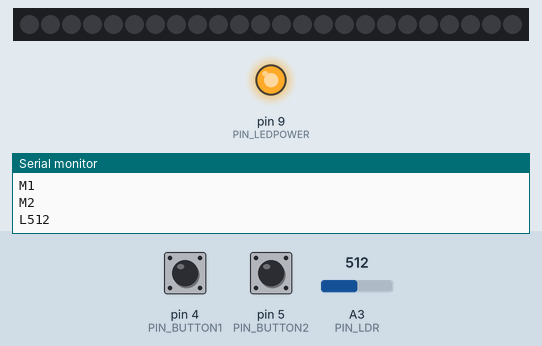
The sketch below on a simulated Arduino Uno, built with avr-gcc and run on an emulated ATmega328P. Shown: 24 RGB LEDs in strip order, left to right, output pins drawn as LEDs (lit = HIGH), the last lines printed to the serial monitor. The test bench sets the inputs (shaded band); at power-on: A3 (PIN_LDR) = 512, pin 4 (PIN_BUTTON1) HIGH, pin 5 (PIN_BUTTON2) HIGH. Dim RGB values are drawn brighter than linear; random numbers use the default seed unless the sketch sets one.

Above: at 1.2 s.
1.3 s: A3 (PIN_LDR) set to 491
At 3.2 s:
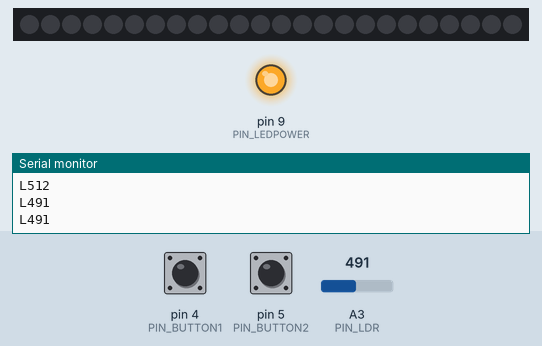
3.5 s: A3 (PIN_LDR) set to 350
At 3.72 s:
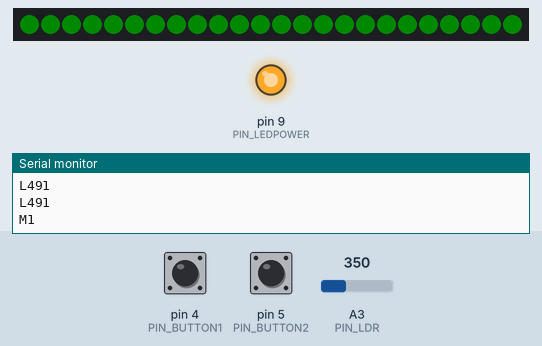
5.4 s: pin 4 (PIN_BUTTON1) pulled LOW for 0.15 s
At 5.46 s:
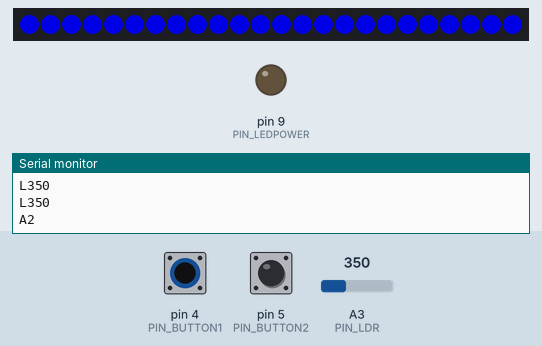
6.1 s: pin 5 (PIN_BUTTON2) pulled LOW for 0.15 s
At 6.16 s:
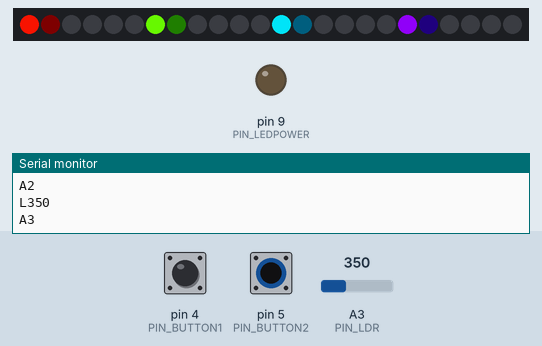
6.8 s: pin 4 (PIN_BUTTON1) pulled LOW for 1 s
At 6.9 s:
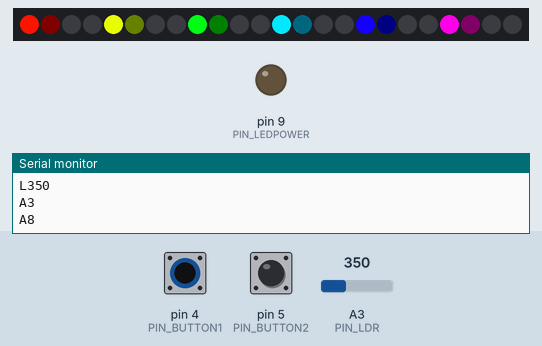
8.4 s: A3 (PIN_LDR) set to 511
At 8.74 s:
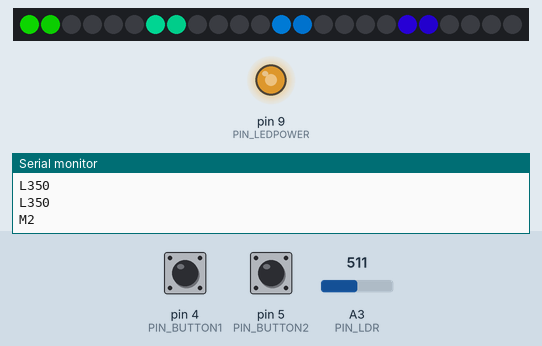
Timing chart, 0 to 11.4 s (numbered marks = the images above; inputs shaded):
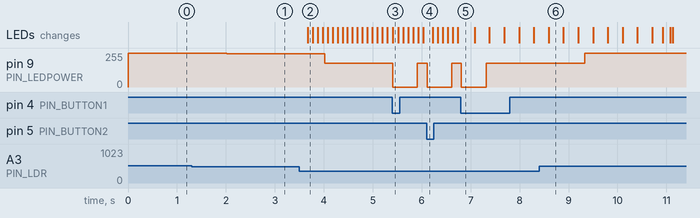

Measured:
- after the input at 1.3 s, pin 9 (PIN_LEDPOWER): 255/255 → 250/255 after 0.71 s
- after the input at 3.5 s, pin 9 (PIN_LEDPOWER): 250/255 → 178/255 after 0.52 s; the LEDs: change after 0.17 s (image 2)
- after the input at 5.4 s, pin 9 (PIN_LEDPOWER): 178/255 → 0/255 at once, → 178/255 0.50 s later
- after the input at 6.1 s, pin 9 (PIN_LEDPOWER): 178/255 → 0/255 at once, → 178/255 0.51 s later
- after the input at 6.8 s, pin 9 (PIN_LEDPOWER): 178/255 → 0/255 at once, → 178/255 0.50 s later
- after the input at 8.4 s, pin 9 (PIN_LEDPOWER): 178/255 → 255/255 after 0.93 s

The sketch:

SofiLamp_02.ino
```cpp
#include <avr/wdt.h>


#define LED_COUNT 24

#define PIN_LEDDATA  2
#define PIN_LEDRED     LED_BUILTIN
#define PIN_LEDPOWER   9
#define PIN_BUTTON1    4
#define PIN_BUTTON2    5
#define PIN_LDR        A3

#define LOOP_DELAY_MS  5
#define INTENSIVITY_MAX 255

#define LDR_TOOMUCHLIGHT  500
#define LDR_DARK          400
#define LDR_REALDARK      200

#include "settings.h"
#include "LDR.h"
#include "buttons.h"
#include "ledstrip.h"
#include "powerled.h"

#include "animation_prefix.h"
#include "animation0.h"
#include "animation1.h"
#include "animation2.h"
#include "animation3.h"
#include "animation.h"


#define INTENSIVITY_STEP (INTENSIVITY_MAX/7)

#define SLEEP_TIME_MINS 45


#define STATE_WORKING       1
#define STATE_TOOMUCHLIGHT  2
#define STATE_SLEEPING      3

unsigned long _sleeptime = 0;
unsigned long _t=0;
unsigned long _ontime=0;
int _state;

void setup()
{
    Serial.begin(115200);
    Serial.println("*SofiLamp* ver 2.1 JAN 2020");


    settings_init();
    ldr_init();
    btn_init();
    leds_init(INTENSIVITY_MAX);
    init_animation(_cfg.animationid,INTENSIVITY_MAX);
    powerled_init();


    wdt_enable(WDTO_4S);


    _sleeptime = 1000L*60*SLEEP_TIME_MINS;
    set_state(STATE_WORKING);
    _ontime =millis();

}

void set_state(int newstate)
{
      Serial.print("M");
      Serial.println(newstate);
      _state = newstate;
}


bool checkbutton(unsigned long t,BUTTON* pb, int changemode)
{
    int n = pb->ClickCounter;
    pb->ClickCounter=0;

    if (n!=0)
    {
        if (_state == STATE_SLEEPING)
        {   set_state(STATE_TOOMUCHLIGHT);
            return;
        }

        int id = _aniindex;
        for(int j=0;j<n;j++)
        {   id = change_animation(changemode);
        }
        if (id!=_cfg.animationid)
        {  _cfg.animationid = id;
           settings_setdirty(t);
        }
        pb->ClickCounter=0;
        powerled_blink(t);
        _ontime =t;
    }
}


void loop()
{

    unsigned long t = millis();

    wdt_reset();


    settings_loop(t);

    btn_check(t);
    int ldr = ldr_get(t);
    powerled_loop(t,ldr);

    if (_state == STATE_WORKING)
    {   if (ldr>LDR_TOOMUCHLIGHT)
        {     turnoff_animation();
              set_state(STATE_TOOMUCHLIGHT);
        } else
        {   if ((t -_ontime)>_sleeptime)
            {   turnoff_animation();
                set_state(STATE_SLEEPING);
            }
            if (ldr>LDR_REALDARK)
            {   _ontime =t;
            }

        }
    } else
    if (_state == STATE_TOOMUCHLIGHT)
    {
          if (ldr<LDR_DARK )
          {   _ontime = t;
              set_state(STATE_WORKING);
              turnon_animation();
          }
    } else
    if (_state == STATE_SLEEPING)
    {   if (ldr>LDR_TOOMUCHLIGHT)
            set_state(STATE_TOOMUCHLIGHT);
    }

    loop_animation(t);
    leds_show();


    checkbutton(t,&_btnB,ANI_CHANGE_SLAVE);

    checkbutton(t,&_btnA,ANI_CHANGE_MASTER);


    if ((t-_t)>1000)
    {
        Serial.print("L");
        Serial.println(ldr);
        _t =t;
        digitalWrite(PIN_LEDRED, HIGH);
    }


    delay(LOOP_DELAY_MS);
    digitalWrite(PIN_LEDRED, LOW);
}
```

LDR.h
```cpp
void ldr_init();
int  ldr_get();
int  ldr_addavg(int n);
int  ldr_getavg();
int  ldr_setavg(int n);


#define LDR_MINCHANGE 10
#define LDR_AVGTIME 500


int _ldravg[10];
int _ldravglen = sizeof(_ldravg) / sizeof(int);
unsigned long _ldrtime;
int _ldravgpos=0;

void ldr_init()
{
      _ldrtime = 0;
      ldr_setavg(0);

}

int  ldr_addavg(int n)
{
    _ldravg[_ldravgpos]=n;
    _ldravgpos++;
    if (_ldravgpos>=_ldravglen)
        _ldravgpos=0;
}

int  ldr_getavg()
{
   unsigned long s=0;
   for(int i=0;i<_ldravglen;i++)
      s += _ldravg[i];
   return  s/_ldravglen;
}

int  ldr_setavg(int n)
{   for(int i=0;i<_ldravglen;i++)
      _ldravg[i] = n;
}

int  ldr_get(unsigned long t)
{
    int ldr = analogRead(PIN_LDR);

    if (abs(ldr-ldr_getavg())>LDR_MINCHANGE)
    {   ldr_setavg(ldr);
    } else
    {   if ( (t-_ldrtime)>LDR_AVGTIME )
        {   ldr_addavg(ldr);
            _ldrtime = t;
        }
    }
    return ldr_getavg();
}
```

animation.h
```cpp
#define AG0  2
#define AG1  (AG0+6)
#define AG2  (AG1+6)
#define AG3  (AG2+6)


ANIMATION _animations[] =
  {
      {  1, 0, NULL                     ,  NULL                     , 0  ,  0  ,0 },            //0

      {  AG0, 2, &init_animation_startup  ,  &loop_animation_startup      , 100,  360,0 },      //1

      {  AG1, AG0+1, &init_animation1         ,  &loop_animation1         , 100,  360,6  },
      {  AG1, AG0+2, &init_animation1         ,  &loop_animation1         , 100,  360,4  },
      {  AG1, AG0+3, &init_animation1         ,  &loop_animation1         , 100,  360,3 },
      {  AG1, AG0+4, &init_animation1         ,  &loop_animation1         , 100,  360,2 },
      {  AG1, AG0+5, &init_animation1         ,  &loop_animation1         , 10,   360,1 },
      {  AG1, AG0  , &init_animation1         ,  &loop_animation1         , 1,    360,1 },

      {  AG2, AG1+1, &init_animation1         ,  &loop_animation1         , 10,   180 ,6  },
      {  AG2, AG1+2, &init_animation1         ,  &loop_animation1         , 100,  90  ,4  },
      {  AG2, AG1+3, &init_animation1         ,  &loop_animation1         , 50,   180 ,3 },
      {  AG2, AG1+4, &init_animation1         ,  &loop_animation1         , 100,  90  ,3 },
      {  AG2, AG1+5, &init_animation1         ,  &loop_animation1         , 50,   180 ,1 },
      {  AG2, AG1  , &init_animation1         ,  &loop_animation1         , 150,  90  ,1 },

      {  AG3, AG2+1, &init_animation2         ,  &loop_animation2         , 50,   1  ,0 },
      {  AG3, AG2+3, &init_animation2         ,  &loop_animation2         , 50,   2  ,0 },
      {  AG3, AG2+4, &init_animation2         ,  &loop_animation2         , 100,  2  ,0 },
      {  AG3, AG2+5, &init_animation2         ,  &loop_animation2         , 50,   3  ,0 },
      {  AG3, AG2+6, &init_animation2         ,  &loop_animation2         , 150,  3  ,0 },
      {  AG3, AG2  , &init_animation2         ,  &loop_animation2         , 150,  4  ,0 },

      {  AG0, AG3+1, &init_animation3         ,  &loop_animation3         , 10,   1  ,0 },
      {  AG0, AG3+2, &init_animation3         ,  &loop_animation3         , 100,  2  ,0 },
      {  AG0, AG3+3, &init_animation3         ,  &loop_animation3         , 150,  3  ,0 },
      {  AG0, AG3+4, &init_animation3         ,  &loop_animation3         , 100,  5  ,0 },
      {  AG0, AG3  , &init_animation3         ,  &loop_animation3         , 50,   8  ,0 },


  };


#define ANI_STARTUPID  1

ANIMATION* getcurrent_animation()
{
    return &_animations[_aniindex];
}


void ani_led_set(int index, ANIRGB* c)
{
    ANIRGB cc = {c->r,c->g,c->b};
    ani_add_intensivity(_aniintensivity,&cc);
    leds_set(index,cc.r,cc.g,cc.b);
}

void ani_add_intensivity(int i, ANIRGB* c)
{
    c->r = (((int)c->r)*i ) /INTENSIVITY_MAX;
    c->g = (((int)c->g)*i ) /INTENSIVITY_MAX;
    c->b = (((int)c->b)*i ) /INTENSIVITY_MAX;
}


void init_animation(int id,int intensivity)
{

    _animations[ANI_STARTUPID]. next_animation_index_master = id;
    _aniindex=0;
    _aniintensivity=0;
    _aniintensivitytarget=INTENSIVITY_MAX;
    _aniintensivitytime=millis();
    change_animation(ANI_CHANGE_MASTER);

}

void turnon_animation()
{
    _aniintensivitytarget=INTENSIVITY_MAX;
    _aniintensivitytime=millis();
}

void turnoff_animation()
{
    _aniintensivitytarget=0;
    _aniintensivitytime=millis();
}


int change_animation(int changemode)
{


    unsigned long t = millis();
    if (changemode == ANI_CHANGE_MASTER)
    {   _aniindex=ANI.next_animation_index_master;
    } else
    {   _aniindex=ANI.next_animation_index_slave;
    }
    _aniframecounter=0;
    _anitime=t;
    memset(_anibuf,0,ANIMATIONBUFSIZE);
    ANI.init_animation_fnc(t);
    Serial.print("A");
    Serial.println(_aniindex);

    return _aniindex;
}

void loop_animation(unsigned long t)
{
    if ((_aniintensivity!=_aniintensivitytarget) && (t-_aniintensivitytime)>_aniturndelay_ms)
    {
          if (_aniintensivity>_aniintensivitytarget)
          {   _aniintensivity-= ANI_INTENSIVITY_CHANGE_STEP;
              if (_aniintensivity<=0)
                  _aniintensivity =0;
          } else
          {   _aniintensivity+= ANI_INTENSIVITY_CHANGE_STEP;
              if (_aniintensivity>=INTENSIVITY_MAX)
                  _aniintensivity =INTENSIVITY_MAX;
          }
          _aniintensivitytime = t;
    }

    if ((t-_anitime)>ANI.frametime)
    {

        _aniframecounter++;
        if (_aniintensivity==0)
        {   leds_setallblack();
        } else
        {   ANI.loop_animation_fnc(t);
        }

        _anitime = t;
    }

}
```

animation0.h
```cpp
typedef struct
{

    unsigned long  t;
    int stage;
    int oldintensivity;

} ANI0;


#define ANI0  ( *((ANI0*)(_anibuf)) )

#define ANI0_STAGE_TIMEOUT 1000
#define ANI0_STAGE_R 0
#define ANI0_STAGE_G 1
#define ANI0_STAGE_B 2
#define ANI0_STAGE_BLACK 3


void init_animation_startup(unsigned long t)
{
    static_assert(sizeof(ANI0) < ANIMATIONBUFSIZE, "ANI0 data structure too big");
    ANI0.t = t;
    ANI0.stage = ANI0_STAGE_R;
    ANI0.oldintensivity = _aniintensivity;

}

void loop_animation_startup(unsigned long t)
{

      if ((t-ANI0.t)>ANI0_STAGE_TIMEOUT)
      {
          ANI0.t = t;
          ANI0.stage++;
      }

      ANIRGB c = {0};


      switch( ANI0.stage )
      {
          case    ANI0_STAGE_R:
              c.r =255;
              _aniintensivity=INTENSIVITY_MAX;
              _aniintensivitytarget=INTENSIVITY_MAX;
              break;
          case    ANI0_STAGE_G:
              c.g =255;
              break;
          case    ANI0_STAGE_B:
              c.b =255;
              break;
          case    ANI0_STAGE_BLACK:

              break;


          default:
              change_animation(ANI_CHANGE_MASTER);
              _aniintensivity=0;
              _aniintensivitytarget=INTENSIVITY_MAX;
              return;

      }


      for(int i = 0; i < ANIN; i++)
          ani_led_set( i, &c);

}
```

animation1.h
```cpp
typedef struct
{
    float hh  ;
    float dh ;
    int skipcount;

    int offset;
    int offset_i;

} ANI1;

#define ANI1  ( *((ANI1*)(_anibuf)) )


void init_animation1(unsigned long t)
{
      static_assert(sizeof(ANI1) < ANIMATIONBUFSIZE, "ANI1 data structure too big");


      ANI1.hh =0.0;
      ANI1.dh = ((float)ANI.param0)/ANIN;
      ANI1.skipcount = ANI.param1;
      if (ANI1.skipcount<=0)
          ANI1.skipcount =1;

      ANI1.offset = 0;
      ANI1.offset_i = 0;


}

void loop_animation1(unsigned long t)
{

      float h = ANI1.hh;
      ANIRGB c;
      ANIRGB cb = {0};

      leds_setallblack();

      int pos=ANI1.offset;
      for(int j = 0; j < ANIN; j++)
      {


          if ((j % ANI1.skipcount)  != 0)
          {
              //ani_led_set( pos, &cb);

          } else
          {
              HsvToRgb(h,255,255,&c);


              if (ANI1.skipcount != 1)
              {
                  int pos1 = pos;
                  int pos2 =   ani_index_inc(pos);
                  ANIRGB c1 = {c.r,c.g,c.b};
                  ANIRGB c2 = {c.r,c.g,c.b};
                  ani_add_intensivity(ANI1.offset_i,&c1);
                  ani_add_intensivity(INTENSIVITY_MAX -  ANI1.offset_i,&c2);
                  ani_led_set( pos1, &c2);
                  ani_led_set( pos2, &c1);

              } else
              {
                  ani_led_set( pos, &c);
              }
          }

          pos = ani_index_inc(pos);

          h+=ANI1.dh;
          if (h>360.0)
            h-=360;

      }

      ANI1.hh+=1;
      if (ANI1.hh>360.0)
        ANI1.hh-=360.0;

      ANI1.offset_i++;
      if (ANI1.offset_i>INTENSIVITY_MAX)
      {
         ANI1.offset_i = 0;
         ANI1.offset = ani_index_inc(ANI1.offset);
      }


}
```

animation2.h
```cpp
#define ANI2_OFF 0
#define ANI2_R   1
#define ANI2_G   2
#define ANI2_B   3

#pragma pack(push,1)

typedef struct
{
   uint8_t index1;
   uint8_t index2;
   uint16_t intensivity;
   uint8_t color;
   uint8_t changespeed;
} ANIPAIR;


#define ANI2_PAIRSCOUNT (ANIN/2)

typedef struct
{

    ANIPAIR p[ANI2_PAIRSCOUNT];

} ANI2;

#pragma pack(pop)

#define ANI2  ( *((ANI2*)(_anibuf)) )

int ani2_getrandomindex()
{
    int n = random(ANIN);

    int i=0;
    int fuse=0;
    while (true)
    {
        for(int j=0;j<ANI2_PAIRSCOUNT;j++)

          if ( (ANI2.p[j].color!=ANI2_OFF) && (
            (i==ANI2.p[j].index1) ||
            (i==ani_index_inc(ANI2.p[j].index1)) ||
            (i==ani_index_dec(ANI2.p[j].index1)) ||
            (i==ANI2.p[j].index2) ||
            (i==ani_index_inc(ANI2.p[j].index2)) ||
            (i==ani_index_dec(ANI2.p[j].index2))

            ))
          {   i++;
              if (i>=ANIN)
                i=0;
              fuse++;
              if (fuse>ANIN*3)
              {
                  Serial.println("!");
                  break;
              }
              continue;
          }

          if (n==0)
            break;
          n--;

          i = ani_index_inc(i);

    }

    return i;


}


void init_animation2(unsigned long t)
{
    static_assert(sizeof(ANI2) < ANIMATIONBUFSIZE, "ANI2 data structure too big");
    int i=0;
    for(int j=0;j<ANI.param0;j++)
    {
          ANI2.p[i].index1 = ani2_getrandomindex();
          ANI2.p[i].index2 = ani2_getrandomindex();
          ANI2.p[i].intensivity = 0;
          ANI2.p[i].color = ANI2_R;
          ANI2.p[i].changespeed = random(1,5);
          i++;
          ANI2.p[i].index1 = ani2_getrandomindex();
          ANI2.p[i].index2 = ani2_getrandomindex();
          ANI2.p[i].intensivity = 0;
          ANI2.p[i].color = ANI2_G;
          ANI2.p[i].changespeed = random(1,5);
          i++;
          ANI2.p[i].index1 = ani2_getrandomindex();
          ANI2.p[i].index2 = ani2_getrandomindex();
          ANI2.p[i].intensivity = 0;
          ANI2.p[i].color = ANI2_B;
          ANI2.p[i].changespeed = random(1,5);
          i++;
    }


}

void loop_animation2(unsigned long t)
{

      leds_setallblack();

      ANIRGB c1,c2;
      for(int j=0;j<ANI2_PAIRSCOUNT;j++)
      {
           if (ANI2.p[j].color==ANI2_OFF)
              continue;

          uint8_t intensivity1 = ANI2.p[j].intensivity;
          uint8_t intensivity2 = INTENSIVITY_MAX - ANI2.p[j].intensivity;

          memset(&c1,0,sizeof(ANIRGB));
          memset(&c2,0,sizeof(ANIRGB));
          switch (ANI2.p[j].color)
          {   case ANI2_R:
                c1.r=intensivity1;
                c2.r=intensivity2;
                break;
              case ANI2_G:
                c1.g=intensivity1;
                c2.g=intensivity2;
                break;
              case ANI2_B:
                c1.b=intensivity1;
                c2.b=intensivity2;
                break;
          }

          ani_led_set( ANI2.p[j].index1, &c1);
          ani_led_set( ANI2.p[j].index2, &c2);

          ANI2.p[j].intensivity+=ANI2.p[j].changespeed;

          if (ANI2.p[j].intensivity>=INTENSIVITY_MAX)
          {
              ANI2.p[j].intensivity=0;
              ANI2.p[j].index2 = ANI2.p[j].index1;
              ANI2.p[j].index1 = ani2_getrandomindex();
              ANI2.p[j].changespeed = random(1,5);

          }

      }
}
```

animation3.h
```cpp
#pragma pack(push,1)

typedef struct
{
   int8_t index;
   uint16_t h;
   int16_t i;
   int8_t di;

} ANIDOT;


#define ANI3_DOTMAX (ANIN/2)

typedef struct
{

    ANIDOT d[ANI3_DOTMAX];

} ANI3;

#pragma pack(pop)

#define ANI3  ( *((ANI3*)(_anibuf)) )


int ani3_enabledot()
{
    int n = random(ANIN);

    int i=0;
    int fuse=0;
    while (true)
    {

          for(int j = 0; j<ANI3_DOTMAX;j++)
            if ( (ANI3.d[j].di!=0) && ( (ANI3.d[j].index==i) || (ani_index_inc(ANI3.d[j].index)==i) || (ani_index_dec(ANI3.d[j].index)==i)  ) )
            {   i++;
                if (i>=ANIN)
                  i=0;
                fuse++;
                if (fuse>ANIN*3)
                {

                  Serial.println("!");
                  break;
                }
                continue;
            }

          if (n==0)
            break;
          n--;

          i = ani_index_inc(i);


    }

    //Serial.print("?");
    //Serial.println(i);

    return i;

}


void init_animation3(unsigned long t)
{
    static_assert(sizeof(ANI3) < ANIMATIONBUFSIZE, "ANI3 data structure too big");

    if (ANI.param0>ANI3_DOTMAX)
        ANI.param0 = ANI3_DOTMAX;
    if ( ANI.param0<1)
        ANI.param0 = 1;

    Serial.print("!");
    Serial.println(ANI.param0);

    for(int j=0;j<ANI.param0;j++)
    {
         int i = ani3_enabledot();
         ANI3.d[j].index = i;
         ANI3.d[j].h = random(360);
         ANI3.d[j].i = random(1,INTENSIVITY_MAX);
         ANI3.d[j].di = random(1,3);
         if (random(100)>50)
            ANI3.d[j].di = (-1) * abs(ANI3.d[j].di);

    }


}

void loop_animation3(unsigned long t)
{
      ANIRGB c;
      ANIRGB cb={0};

      leds_setallblack();

      for(int j=0;j<ANI3_DOTMAX;j++)
      {

          if (ANI3.d[j].di==0)
              continue;


          HsvToRgb(ANI3.d[j].h,255,255,&c);

          c.r = (((int)c.r)*ANI3.d[j].i ) /INTENSIVITY_MAX;
          c.g = (((int)c.g)*ANI3.d[j].i ) /INTENSIVITY_MAX;
          c.b = (((int)c.b)*ANI3.d[j].i ) /INTENSIVITY_MAX;

          ani_led_set( ANI3.d[j].index, &c);

          ANI3.d[j].i+=ANI3.d[j].di;

          if (ANI3.d[j].i>INTENSIVITY_MAX)
          {
              ANI3.d[j].di = -1;
              ANI3.d[j].i = INTENSIVITY_MAX;
              continue;
          }

          if (ANI3.d[j].i<0)
          {
               ANI3.d[j].di = 0;
               int i = ani3_enabledot();
               ANI3.d[j].index = i;
               ANI3.d[j].h = random(360);
               ANI3.d[j].i = 0;
               ANI3.d[j].di = random(1,3);
          }


      }

}
```

Source omitted: animation_prefix.h (1863 bytes), buttons.h (1459 bytes), ledstrip.h (837 bytes), powerled.h (1082 bytes), settings.h (1078 bytes)
